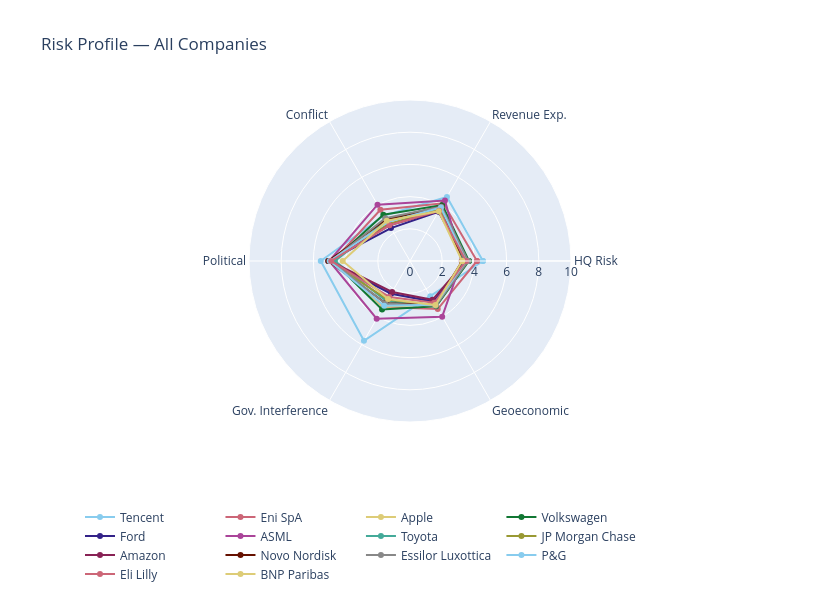

Write notebook code for a chart like this one.
### Markdown cell above
### I2. Radar / Spider Chart

### Code cell
dims  = ['HQ Risk','Revenue Exp.','Conflict','Political','Gov. Interference','Geoeconomic']

def radar_vals(cid):
    hq_r  = hq_df.loc[cid]  if cid in hq_df.index  else {}
    rev_r = rev_df_sub.loc[cid] if cid in rev_df_sub.index else {}
    return [hq_r.get('Final',0) or 0,
            rev_r.get('Final',0) or 0,
            rev_r.get('Conflict_and_Unrest',0) or 0,
            rev_r.get('Political_Risk',0) or 0,
            rev_r.get('Government_Interference',0) or 0,
            rev_r.get('Geoeconomic_Dependency',0) or 0]

PALETTE = px.colors.qualitative.Safe
fig = go.Figure()
for i,(_, row) in enumerate(cgri_df.iterrows()):
    v = radar_vals(row['company_id'])
    fig.add_trace(go.Scatterpolar(r=v+[v[0]], theta=dims+[dims[0]],
        name=row['Company'], line=dict(color=PALETTE[i%len(PALETTE)],width=2)))
fig.update_layout(polar=dict(radialaxis=dict(visible=True,range=[0,10])),
    title='Risk Profile — All Companies', legend=dict(orientation='h',y=-0.25),
    width=820, height=600)
fig.show()

### Figure 1 — Plotly figure (JSON) as saved in the notebook; plotly's stock layout.template omitted (floating-point values rounded to 4 significant figures)
{"data": [{"line": {"color": "rgb(136, 204, 238)", "width": 2}, "name": "Tencent", "r": [4.53, 4.589, 3.248, 5.543, 5.719, 2.522, 4.53], "theta": ["HQ Risk", "Revenue Exp.", "Conflict", "Political", "Gov. Interference", "Geoeconomic", "HQ Risk"], "type": "scatterpolar"}, {"line": {"color": "rgb(204, 102, 119)", "width": 2}, "name": "Eni SpA", "r": [4.16, 4.137, 3.676, 4.768, 3.298, 3.447, 4.16], "theta": ["HQ Risk", "Revenue Exp.", "Conflict", "Political", "Gov. Interference", "Geoeconomic", "HQ Risk"], "type": "scatterpolar"}, {"line": {"color": "rgb(221, 204, 119)", "width": 2}, "name": "Apple", "r": [3.48, 3.847, 2.864, 4.853, 3.29, 3.097, 3.48], "theta": ["HQ Risk", "Revenue Exp.", "Conflict", "Political", "Gov. Interference", "Geoeconomic", "HQ Risk"], "type": "scatterpolar"}, {"line": {"color": "rgb(17, 119, 51)", "width": 2}, "name": "Volkswagen", "r": [3.66, 4.017, 3.313, 4.796, 3.47, 3.249, 3.66], "theta": ["HQ Risk", "Revenue Exp.", "Conflict", "Political", "Gov. Interference", "Geoeconomic", "HQ Risk"], "type": "scatterpolar"}, {"line": {"color": "rgb(51, 34, 136)", "width": 2}, "name": "Ford", "r": [3.48, 3.536, 2.362, 5.079, 2.344, 2.907, 3.48], "theta": ["HQ Risk", "Revenue Exp.", "Conflict", "Political", "Gov. Interference", "Geoeconomic", "HQ Risk"], "type": "scatterpolar"}, {"line": {"color": "rgb(170, 68, 153)", "width": 2}, "name": "ASML", "r": [3.214, 4.344, 4.038, 5.015, 4.141, 3.995, 3.214], "theta": ["HQ Risk", "Revenue Exp.", "Conflict", "Political", "Gov. Interference", "Geoeconomic", "HQ Risk"], "type": "scatterpolar"}, {"line": {"color": "rgb(68, 170, 153)", "width": 2}, "name": "Toyota", "r": [3.35, 3.797, 2.887, 4.663, 2.892, 3.175, 3.35], "theta": ["HQ Risk", "Revenue Exp.", "Conflict", "Political", "Gov. Interference", "Geoeconomic", "HQ Risk"], "type": "scatterpolar"}, {"line": {"color": "rgb(153, 153, 51)", "width": 2}, "name": "JP Morgan Chase", "r": [3.48, 3.741, 2.661, 5.058, 2.769, 3.195, 3.48], "theta": ["HQ Risk", "Revenue Exp.", "Conflict", "Political", "Gov. Interference", "Geoeconomic", "HQ Risk"], "type": "scatterpolar"}, {"line": {"color": "rgb(136, 34, 85)", "width": 2}, "name": "Amazon", "r": [3.48, 3.565, 2.562, 5.0, 2.222, 2.786, 3.48], "theta": ["HQ Risk", "Revenue Exp.", "Conflict", "Political", "Gov. Interference", "Geoeconomic", "HQ Risk"], "type": "scatterpolar"}, {"line": {"color": "rgb(102, 17, 0)", "width": 2}, "name": "Novo Nordisk", "r": [3.24, 3.91, 2.977, 5.07, 3.031, 3.148, 3.24], "theta": ["HQ Risk", "Revenue Exp.", "Conflict", "Political", "Gov. Interference", "Geoeconomic", "HQ Risk"], "type": "scatterpolar"}, {"line": {"color": "rgb(136, 136, 136)", "width": 2}, "name": "Essilor Luxottica", "r": [3.608, 3.899, 3.069, 4.91, 3.056, 3.209, 3.608], "theta": ["HQ Risk", "Revenue Exp.", "Conflict", "Political", "Gov. Interference", "Geoeconomic", "HQ Risk"], "type": "scatterpolar"}, {"line": {"color": "rgb(136, 204, 238)", "width": 2}, "name": "P&G", "r": [3.48, 3.839, 2.79, 4.994, 3.205, 3.142, 3.48], "theta": ["HQ Risk", "Revenue Exp.", "Conflict", "Political", "Gov. Interference", "Geoeconomic", "HQ Risk"], "type": "scatterpolar"}, {"line": {"color": "rgb(204, 102, 119)", "width": 2}, "name": "Eli Lilly", "r": [3.48, 3.609, 2.562, 4.892, 2.576, 2.995, 3.48], "theta": ["HQ Risk", "Revenue Exp.", "Conflict", "Political", "Gov. Interference", "Geoeconomic", "HQ Risk"], "type": "scatterpolar"}, {"line": {"color": "rgb(221, 204, 119)", "width": 2}, "name": "BNP Paribas", "r": [3.24, 3.569, 2.888, 4.18, 2.728, 3.163, 3.24], "theta": ["HQ Risk", "Revenue Exp.", "Conflict", "Political", "Gov. Interference", "Geoeconomic", "HQ Risk"], "type": "scatterpolar"}], "layout": {"height": 600, "legend": {"orientation": "h", "y": -0.25}, "polar": {"radialaxis": {"range": [0, 10], "visible": true}}, "title": {"text": "Risk Profile — All Companies"}, "width": 820}}
